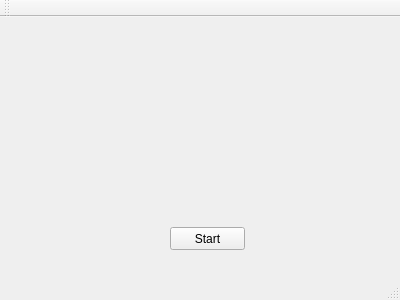
<?xml version="1.0" encoding="UTF-8"?>
<ui version="4.0">
 <class>MainWindow</class>
 <widget class="QMainWindow" name="MainWindow">
  <property name="geometry">
   <rect>
    <x>0</x>
    <y>0</y>
    <width>400</width>
    <height>300</height>
   </rect>
  </property>
  <property name="windowTitle">
   <string>MainWindow</string>
  </property>
  <widget class="QWidget" name="centralWidget">
   <widget class="QWidget" name="verticalLayoutWidget">
    <property name="geometry">
     <rect>
      <x>70</x>
      <y>10</y>
      <width>261</width>
      <height>191</height>
     </rect>
    </property>
    <layout class="QVBoxLayout" name="verticalLayout"/>
   </widget>
   <widget class="QPushButton" name="pushButton">
    <property name="geometry">
     <rect>
      <x>170</x>
      <y>210</y>
      <width>75</width>
      <height>23</height>
     </rect>
    </property>
    <property name="text">
     <string>Start</string>
    </property>
   </widget>
  </widget>
  <widget class="QMenuBar" name="menuBar">
   <property name="geometry">
    <rect>
     <x>0</x>
     <y>0</y>
     <width>400</width>
     <height>21</height>
    </rect>
   </property>
  </widget>
  <widget class="QToolBar" name="mainToolBar">
   <attribute name="toolBarArea">
    <enum>TopToolBarArea</enum>
   </attribute>
   <attribute name="toolBarBreak">
    <bool>false</bool>
   </attribute>
  </widget>
  <widget class="QStatusBar" name="statusBar"/>
 </widget>
 <layoutdefault spacing="6" margin="11"/>
 <resources/>
 <connections/>
</ui>
